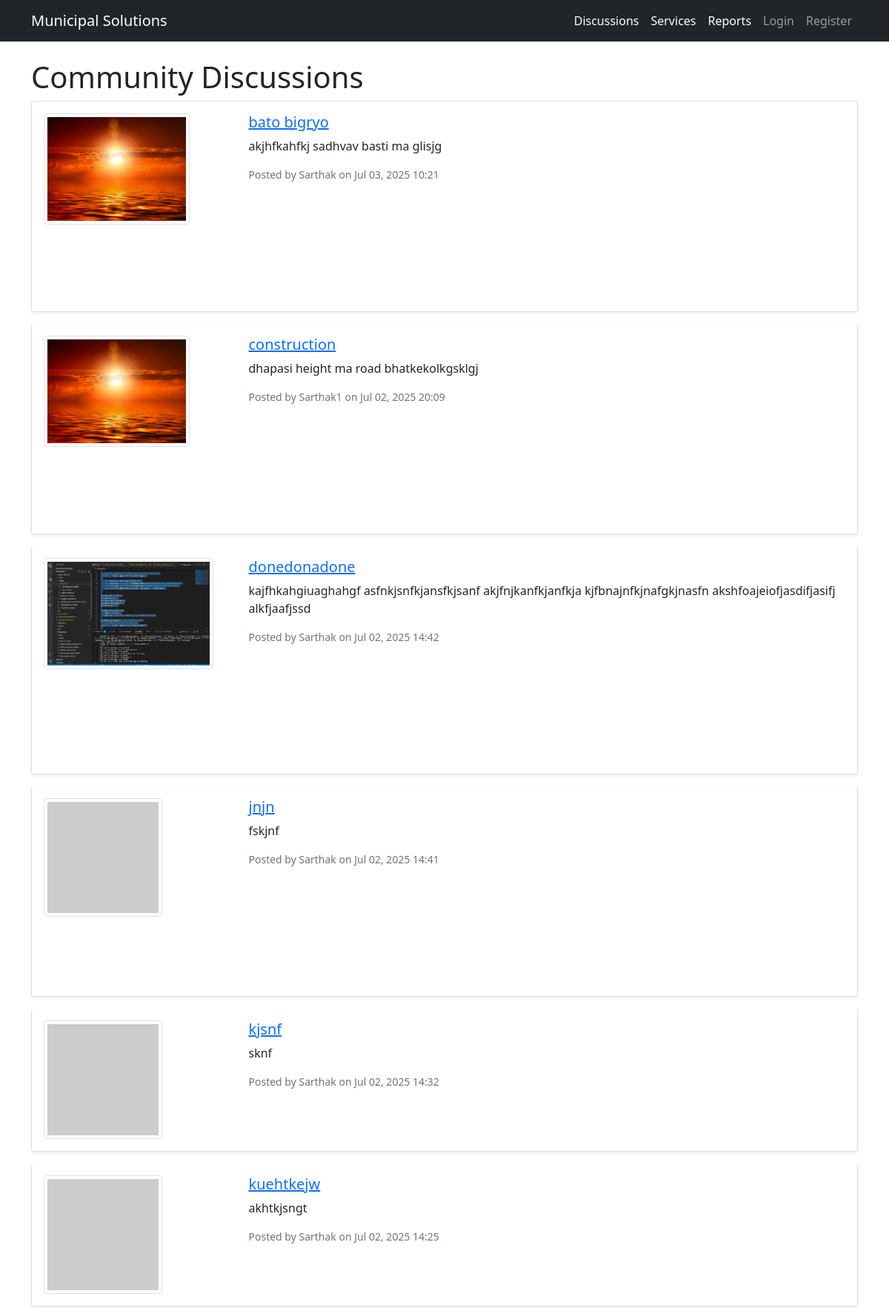
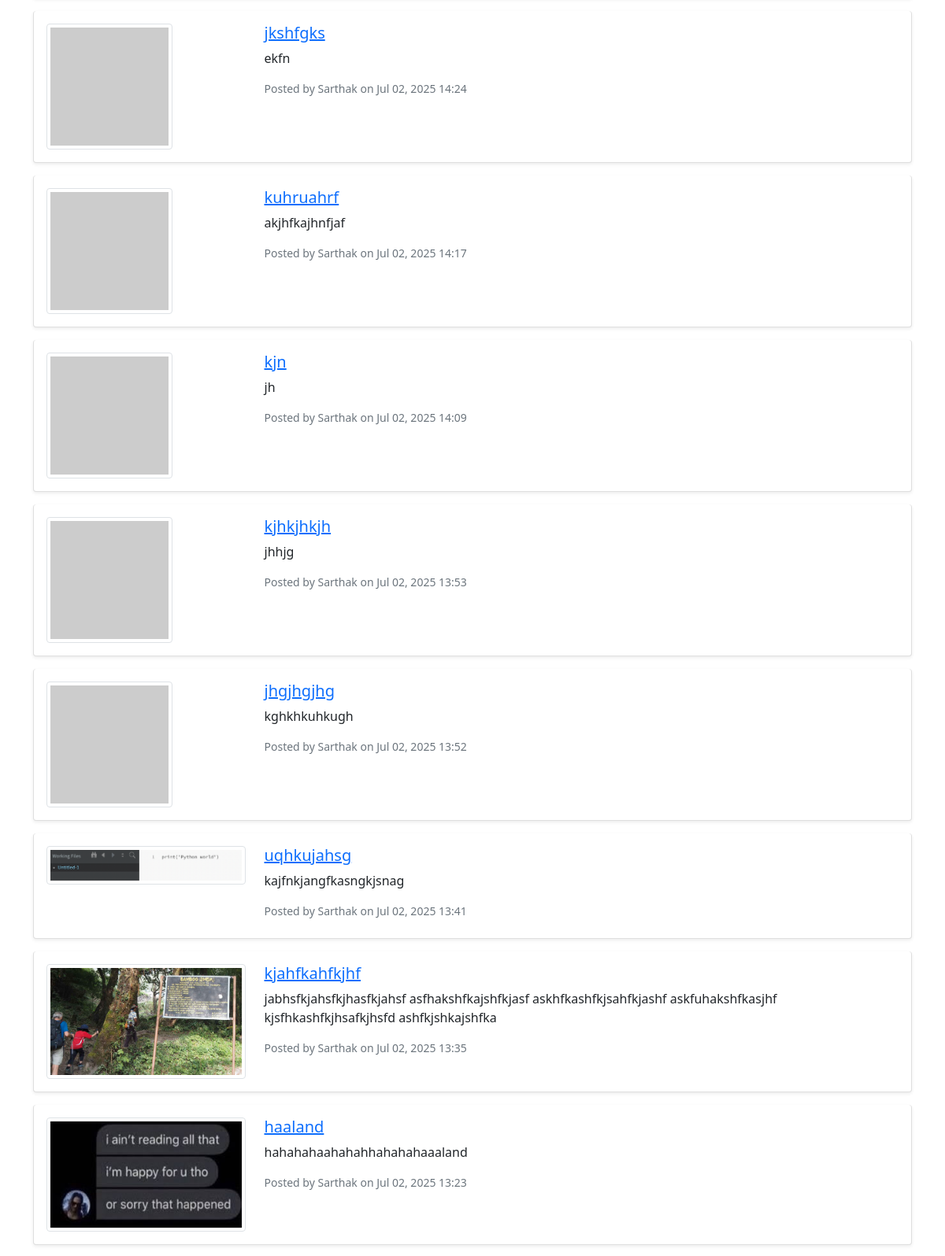
The app's page /discussions/ (upper part) with its own data (2 pictures, top to bottom).
### services/models.py (models this page shows)
class DiscussionPost(models.Model):
    author = models.ForeignKey(CustomUser, on_delete=models.CASCADE)
    title = models.CharField(max_length=200)
    content = models.TextField()
    image = models.ImageField(upload_to='discussion_images/', blank=True, null=True)  # NEW
    location = models.CharField(max_length=100, blank=True, null=True)  # For storing map location
    created_at = models.DateTimeField(auto_now_add=True)
    updated_at = models.DateTimeField(auto_now=True)
    likes = models.PositiveIntegerField(default=0)
    dislikes = models.PositiveIntegerField(default=0)

### accounts/models.py (models this page shows, shortened)
class CustomUser(AbstractUser):
    is_admin = models.BooleanField(default=False)
    phone_number = models.CharField(max_length=20, blank=True)
    address = models.TextField(blank=True)
    email = models.EmailField(unique=True)

### services/views.py (the view)
# urls.py: path('discussions/', views.discussions, name='discussions'),
def discussions(request):
    posts = DiscussionPost.objects.all().order_by('-created_at')
    return render(request, 'services/discussions.html', {'posts': posts})

### templates/services/discussions.html (shortened to what this page needs)
{% extends 'base.html' %}
{% block content %}
<h1>Community Discussions</h1>
<div class="list-group">
    {% for post in posts %}
    <div class="list-group-item mb-3 p-3 rounded shadow-sm">
        <div class="row">
            <div class="col-md-3 mb-2 mb-md-0">
                {% if post.image %}
                    <img src="{{ post.image.url }}" class="img-thumbnail" style="max-height: 150px;">
                {% else %}
                    <img src="https://via.placeholder.com/150" class="img-thumbnail" alt="No Image">
                {% endif %}
            </div>
            <div class="col-md-9">
                <h5><a href="{% url 'post_detail' post.id %}">{{ post.title }}</a></h5>
                <p>{{ post.content|truncatechars:150 }}</p>
                <small class="text-muted d-block mb-2">
                    Posted by {{ post.author.username }} on {{ post.created_at|date:"M d, Y H:i" }}
                </small>
                {% if post.location %}
                    <div id="map-{{ forloop.counter }}" class="rounded" style="height: 150px;"></div>
                {% endif %}
            </div>
        </div>
    </div>
    {% empty %}
    <div class="list-group-item">No discussions yet.</div>
    {% endfor %}
</div>
<link rel="stylesheet" href="https://unpkg.com/leaflet/dist/leaflet.css" />
{% endblock %}

### records on screen
DiscussionPost: image (picture), title "bato bigryo", content "akjhfkahfkj sadhvav basti ma glisjg", author.username "Sarthak", created_at "Jul 03, 2025 10:21"
DiscussionPost: image (picture), title "construction", content "dhapasi height ma road bhatkekolkgsklgj", author.username "Sarthak1", created_at "Jul 02, 2025 20:09"
DiscussionPost: image (picture), title "donedonadone", content "kajfhkahgiuaghahgf asfnkjsnfkjansfkjsanf akjfnjkanfkjanfkja kjfbnajnfkjnafgkjnasfn akshfoajeiofjasdifjasifj alkfjaafjssd", author.username "Sarthak", created_at "Jul 02, 2025 14:42"
DiscussionPost: title "jnjn", content "fskjnf", author.username "Sarthak", created_at "Jul 02, 2025 14:41"
DiscussionPost: title "kjsnf", content "sknf", author.username "Sarthak", created_at "Jul 02, 2025 14:32"
DiscussionPost: title "kuehtkejw", content "akhtkjsngt", author.username "Sarthak", created_at "Jul 02, 2025 14:25"
DiscussionPost: title "jkshfgks", content "ekfn", author.username "Sarthak", created_at "Jul 02, 2025 14:24"
DiscussionPost: title "kuhruahrf", content "akjhfkajhnfjaf", author.username "Sarthak", created_at "Jul 02, 2025 14:17"
DiscussionPost: title "kjn", content "jh", author.username "Sarthak", created_at "Jul 02, 2025 14:09"
DiscussionPost: title "kjhkjhkjh", content "jhhjg", author.username "Sarthak", created_at "Jul 02, 2025 13:53"
DiscussionPost: title "jhgjhgjhg", content "kghkhkuhkugh", author.username "Sarthak", created_at "Jul 02, 2025 13:52"
DiscussionPost: image (picture), title "uqhkujahsg", content "kajfnkjangfkasngkjsnag", author.username "Sarthak", created_at "Jul 02, 2025 13:41"
DiscussionPost: image (picture), title "kjahfkahfkjhf", content "jabhsfkjahsfkjhasfkjahsf asfhakshfkajshfkjasf askhfkashfkjsahfkjashf askfuhakshfkasjhf kjsfhkashfkjhsafkjhsfd ashfkjshkajshfka", author.username "Sarthak", created_at "Jul 02, 2025 13:35"
DiscussionPost: image (picture), title "haaland", content "hahahahaahahahhahahahaaaland", author.username "Sarthak", created_at "Jul 02, 2025 13:23"
